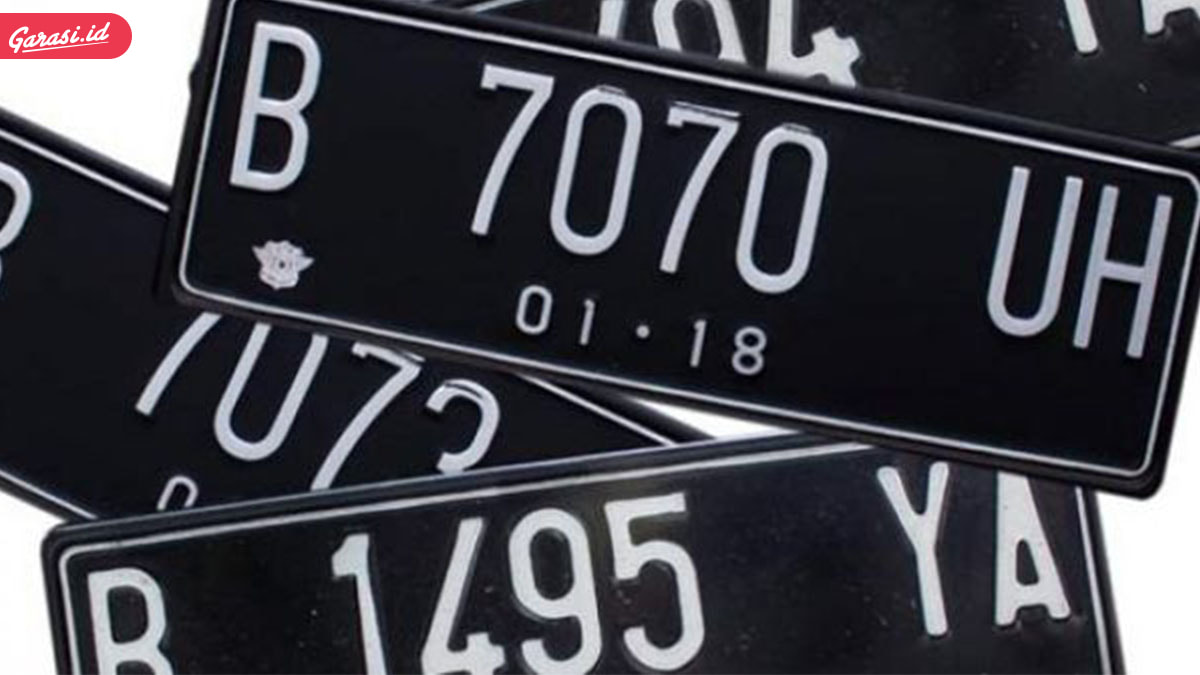
#> input picture gamabar.jpeg, 1200 x 675 px
$ python 'soal6_flip vertikal.py'
#> lines starting #> are read from the running program, lines starting #| are printed output that depends on the picture
import cv2

# Membaca gambar
img = cv2.imread('gamabar.jpeg')
#> img is the input picture: shape (675, 1200, 3); mean B, G, R 72.5, 65.7, 65.8

# Melakukan flip vertikal
flipped_img = cv2.flip(img, 0)
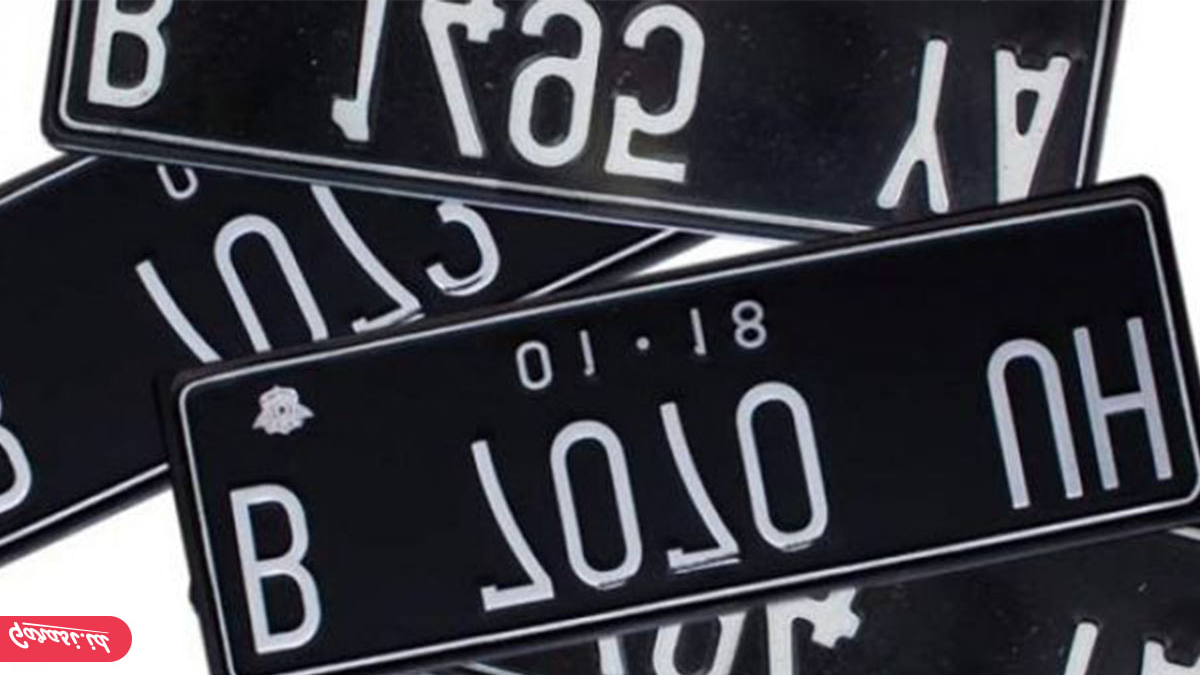
#> flipped_img: shape (675, 1200, 3); mean B, G, R 72.5, 65.7, 65.8

# Menampilkan gambar
cv2.imshow('Flip Vertikal', flipped_img)
cv2.waitKey(0)
cv2.destroyAllWindows()
